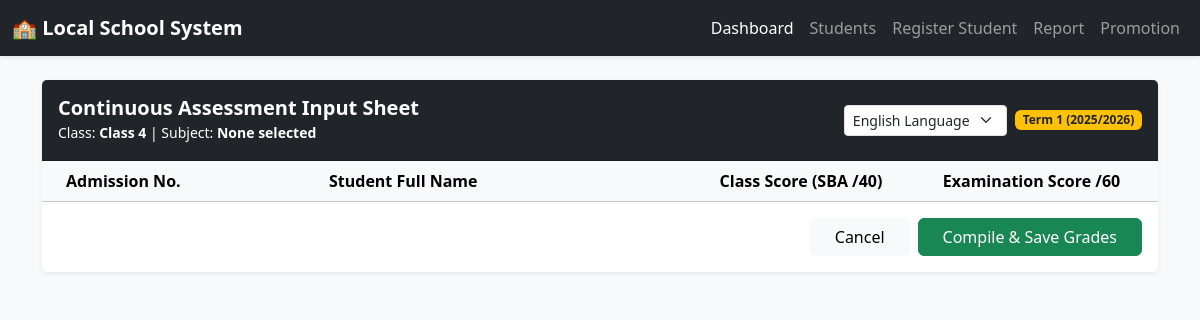
The page /grades/entry/2/2/ (signed in) on the database as committed earlier.
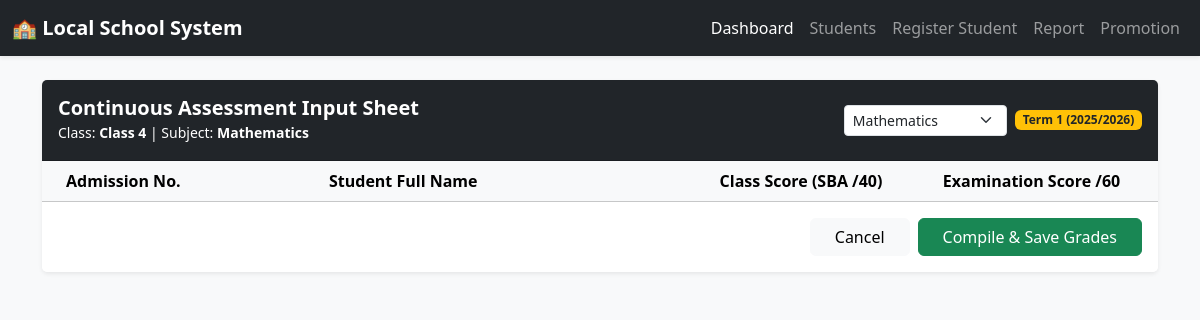
The same page on the database as committed later.
### sis/models.py (models this page shows, shortened)
class Subject(models.Model):
    subject_name = models.CharField(max_length=100, unique =True)

### sis/views.py (the view, shortened to what this page needs)
# urls.py: path('grades/entry/<int:class_id>/<int:subject_id>/', bulk_grade_entry_view, name='bulk_grade_entry'),
@login_required
def bulk_grade_entry_view(request, class_id, subject_id):
    if not _is_staff_or_admin(request.user):
        raise PermissionDenied
    classroom = ClassRoom.objects.get(pk=class_id)
    students = Student.objects.filter(enrollments__classroom=classroom).distinct()
    subjects = Subject.objects.all().order_by('subject_name')
    if subject_id:
        subject = Subject.objects.filter(pk=subject_id).first()
    else:
        subject = subjects.first()
    if subject is None:
        return render(request, 'sis/bulk_grade_entry.html', {
            'classroom': classroom,
            'subjects': subjects,
            'subject': None,
            'matrix': [],
            'message': 'No subjects are available yet.'
        })
    current_term = 1
    current_academic_year = "2025-2026"
    student_marks_matrix = []
    context = {
        'classroom': classroom,
        'subject': subject,
        'subjects': subjects,
        'matrix': student_marks_matrix
    }
    return render(request, 'sis/bulk_grade_entry.html', context)

### sis/views.py (called while the page is built)
def _is_staff_or_admin(user):
    return user.is_active and (user.is_superuser or user.is_staff or hasattr(user, 'staff_profile'))

### sis/templates/sis/bulk_grade_entry.html (shortened to what this page needs)
{% extends 'sis/base.html' %}
{% block content %}
<div class="card shadow-sm border-0">
    <div class="card-header bg-dark text-white py-3 d-flex justify-content-between align-items-center">
        <div>
            <h5 class="mb-0 fw-bold">Continuous Assessment Input Sheet</h5>
            <small class="text-light-50">Class: <strong>{{ classroom.class_name }}</strong> | Subject: <strong>{% if subject %}{{ subject.subject_name }}{% else %}None selected{% endif %}</strong></small>
        </div>
        <div class="d-flex align-items-center gap-2">
            {% if subjects %}
            <select class="form-select form-select-sm" onchange="window.location.href=this.value">
                {% for item in subjects %}
                <option value="{% url 'bulk_grade_entry' class_id=classroom.id subject_id=item.id %}" {% if subject and subject.id == item.id %}selected{% endif %}>{{ item.subject_name }}</option>
                {% endfor %}
            </select>
            {% endif %}
            <span class="badge bg-warning text-dark fw-bold">Term 1 (2025/2026)</span>
        </div>
    </div>
    <div class="card-body p-0">
        <form method="POST">
            <div class="table-responsive">
                <table class="table table-hover align-middle mb-0">
                    <thead class="table-light">
                        <tr>
                            <th class="ps-4" style="width: 25%;">Admission No.</th>
                            <th style="width: 35%;">Student Full Name</th>
                            <th style="width: 20%;">Class Score (SBA /40)</th>
                            <th class="pe-4" style="width: 20%;">Examination Score /60</th>
                        </tr>
                    </thead>
                </table>
            </div>
            <div class="card-footer bg-white py-3 d-flex justify-content-end gap-2 border-top-0">
                <a href="{% url 'student_list' %}" class="btn btn-light px-4">Cancel</a>
                <button type="submit" class="btn btn-success px-4">Compile & Save Grades</button>
            </div>
        </form>
    </div>
</div>
{% endblock %}

Rows that differ between the two databases and show on the page:
added Subject: subject_name "Mathematics"
Other text that changed with them:
form field value: "English Language" → "Mathematics"
text no longer shown: "None selected"
